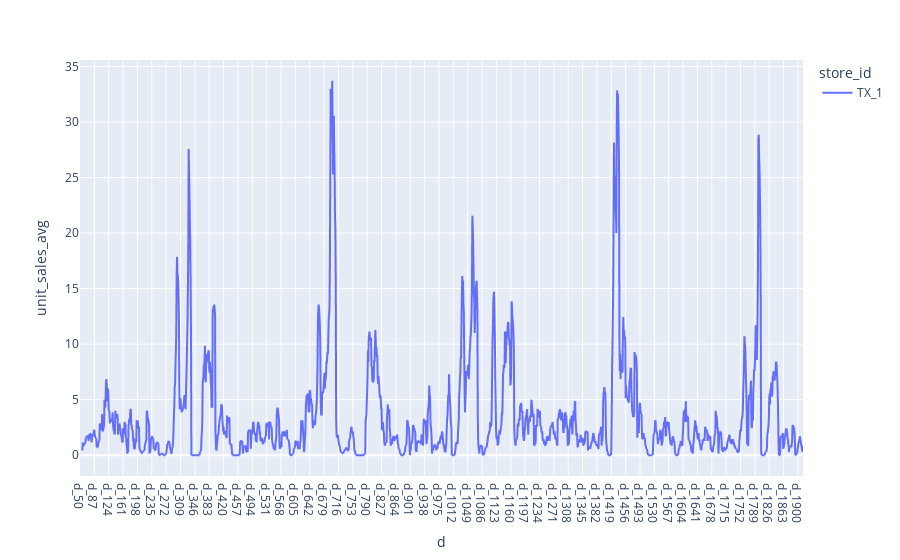

Notebook code cell kept with this figure:
### Markdown cell above
### Analyze single store and single item sales

### Code cell
df_merged_store = df_merged[df_merged.store_id == 'TX_1']
df_merged_store.reset_index(drop=True, inplace=True)
df_merged_store['unit_sales_avg'] = df_merged_store['unit_sales'].rolling(7).mean()
print(df_merged_store.head(5))

fig = px.line(df_merged_store, x='d', y='unit_sales_avg', color='store_id')
fig.show()

### Figure 1 — Plotly figure (JSON) as saved in the notebook; plotly's stock layout.template omitted (floating-point values rounded to 4 significant figures; data arrays with more than 128 entries replaced by an {"elided": "..."} marker saying what was removed)
{"data": [{"hovertemplate": "store_id=TX_1<br>d=%{x}<br>unit_sales_avg=%{y}<extra></extra>", "legendgroup": "TX_1", "line": {"color": "#636efa", "dash": "solid"}, "mode": "lines", "name": "TX_1", "showlegend": true, "type": "scattergl", "x": {"elided": "1864 str values"}, "xaxis": "x", "y": {"elided": "1864 float values"}, "yaxis": "y"}], "layout": {"legend": {"title": {"text": "store_id"}, "tracegroupgap": 0}, "margin": {"t": 60}, "xaxis": {"anchor": "y", "domain": [0, 1], "title": {"text": "d"}}, "yaxis": {"anchor": "x", "domain": [0, 1], "title": {"text": "unit_sales_avg"}}}}
